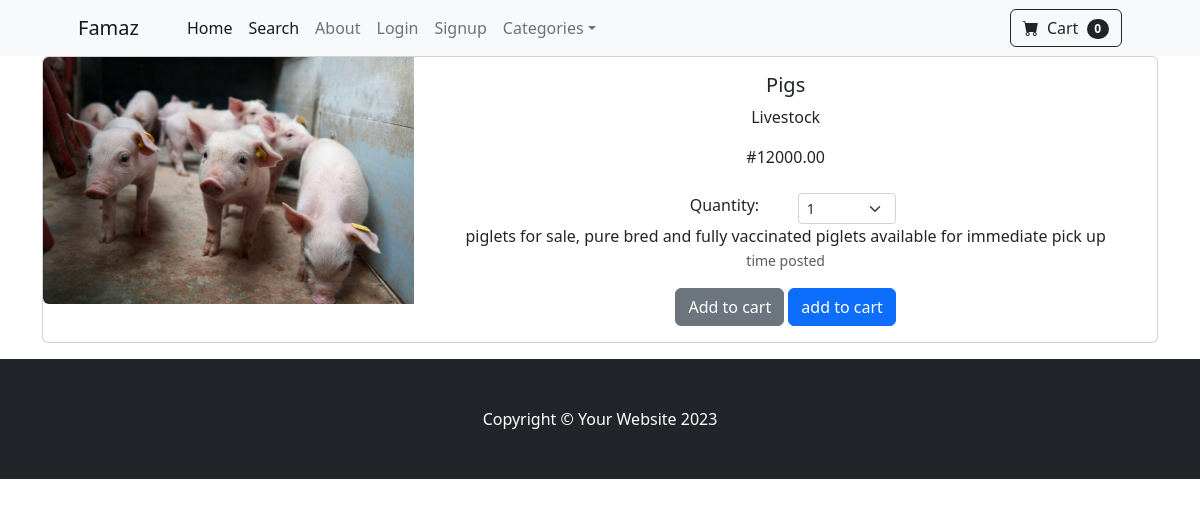
Page /product/1 on the committed database.
### core/models.py (models this page shows, shortened)
class Product(models.Model):
    name = models.CharField(max_length=100)
    price = models.DecimalField(default=0, decimal_places=2, max_digits=9)
    Category = models.ForeignKey(Category, on_delete=models.CASCADE, default=1)
    description = models.TextField()
    image = models.ImageField(upload_to="uploads/product/")
    is_sale = models.BooleanField(default=False)
    sale_price = models.DecimalField(default=0, decimal_places=2, max_digits=50)

class Category(models.Model):
    name = models.CharField(max_length=50)
    def __str__(self):
        return self.name
    class Meta:
        verbose_name_plural = "categories"

### core/views.py (the view)
# urls.py: path("product/<int:pk>", product, name="product"),
def product(request, pk):
    product = Product.objects.get(id=pk)
    return render(request, "product.html", {'product':product})

### cart/cart.py (called while the page is built)
    def __len__(self):
        return len(self.cart)

### cart/context_processors.py (called while the page is built)
def cart(request):
    return {'cart': Cart(request)}

### core/templates/product.html (shortened to what this page needs)
{% extends 'base.html' %}
{% block content %}
<div class="container">
    <div class="card mb-3">
        <div class="row g-0">
          <div class="col-md-4">
            <img src="{{ product.image.url}}" class="img-fluid rounded-start" alt="...">
          </div>
          <div class="col-md-8">
            <center>
                <div class="card-body">
                    <h5 class="card-title">{{ product.name}}</h5>
                    <p class="card-text">{{product.Category}}</p>
                      {% if product.is_sale %}
                      <div class="badge bg-light text-dark position-absolute" style="top: 0.5rem; right: 0.5rem">Discounted</div>
                            <div class="d-flex justify-content-center small text-warning mb-2">
                                <div class="bi-star-fill"></div>
                                    &nbsp;&nbsp;Discount&nbsp;&nbsp;
                                <div class="bi-star-fill"></div>
                            </div>
                          <strike> #{{product.price}}</strike>
                          &nbsp;
                          #{{product.sale_price}}
                      {% else %}
                          #{{product.price}}
                      {% endif %}
                <br/>
                <br/>
                <div class="row justify-content-center">
                  <div class="col-md-2">Quantity:</div>
                  <div class="col-md-2">
                    <select class="form-select form-select-sm" id="qty-cart">
                      <option value="1">1</option>
                    </select>
                  </div>
                </div>
                {{product.description}}
                    <p class="card-text"><small class="text-body-secondary">time posted</small></p>
                  <a href="" class="btn btn-secondary">Add to cart</a>
                  <button value="{{ product.id}}" class="btn btn-primary" id="add-cart">add to cart</button>
                  </div>
            </center>
          </div>
        </div>
      </div>
</div>
{% endblock %}

### rows in the picture
Product: image (picture), name "Pigs", Category "Livestock", price "12000.00", description "piglets for sale, pure bred and fully vaccinated piglets available for immediate pick up"

### other values in the picture
{{ cart|length }} "0"
